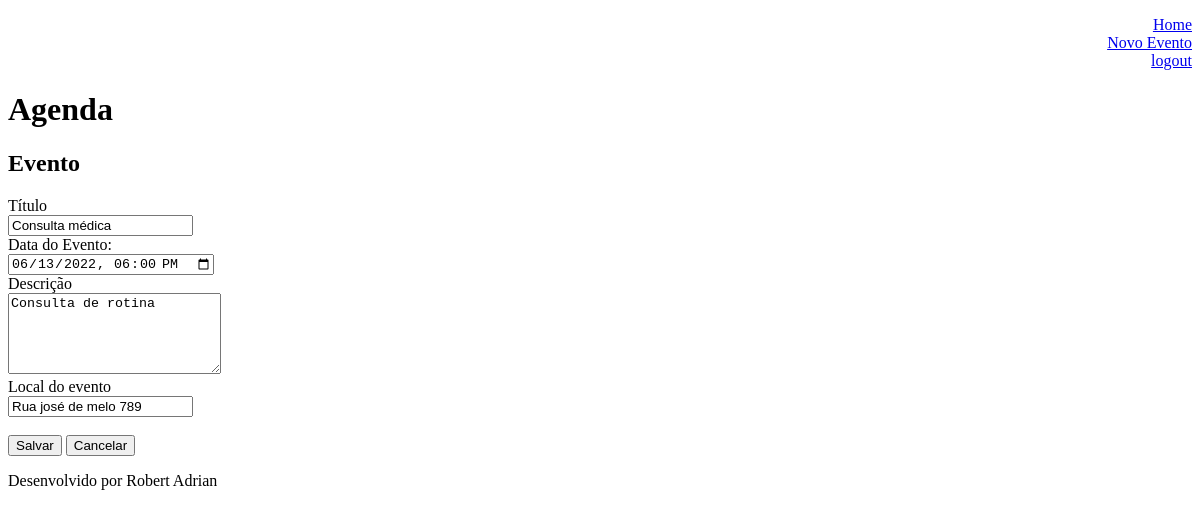
/agenda/evento/?id=2 (signed in), run on an earlier commit of the app's database.
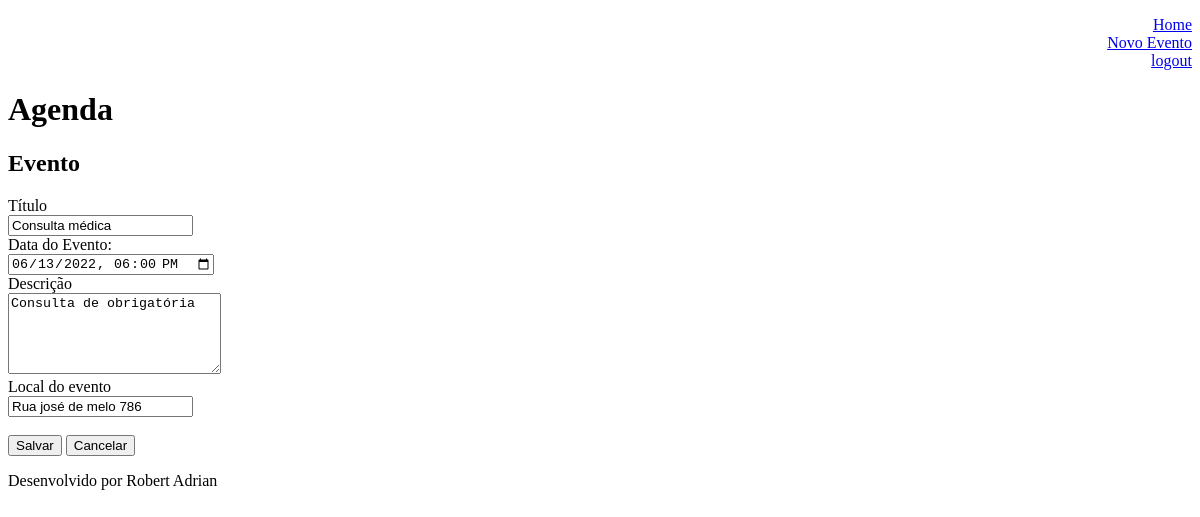
And on a later commit of the database.
### core/models.py (models this page shows, shortened)
class Evento(models.Model):
    titulo = models.CharField(max_length=100)
    descricao = models.TextField(blank=True, null=True)
    data_evento = models.DateTimeField(verbose_name='Data do Evento')
    data_criacao = models.DateTimeField(auto_now=True)
    local_evento = models.CharField(max_length=100, blank=True, null=True)
    usuario = models.ForeignKey(User, on_delete=models.CASCADE)
    class Meta:
        db_table = 'evento'
    def get_data_input_evento(self):
        return self.data_evento.strftime('%Y-%m-%dT%H:%M')

### core/views.py (the view)
# urls.py: path('agenda/evento/', views.evento),
@login_required(login_url='/login/')
def evento(requests):
    id_evento = requests.GET.get('id')
    dados = {}
    if id_evento:
        dados['evento'] = Evento.objects.get(id=id_evento)
    return render(requests, 'evento.html', dados)

### templates/evento.html (shortened to what this page needs)
{% extends "model_page.html" %}
{% block content %}
<h2>Evento</h2>
<form action="submit" method="POST">{% csrf_token %}
    <label>Título</label>
    <br>
    <input type="text" name="titulo" value="{{ evento.titulo }}">
    <br>
    <label>Data do Evento: </label>
    <br>
    <input type="datetime-local" name="data_evento" value="{{ evento.get_data_input_evento }}">
    <br>
    <label>Descrição</label>
    <br>
    <textarea name="descricao" rows="5" cols="24">{{ evento.descricao }}</textarea>
    <br>
    <label>Local do evento</label>
    <br>
    <input type="text" name="local_evento" value="{{ evento.local_evento }}">
    <br><br>
    <button type="submit">Salvar</button>
    <a href="/">
        <button type="submit">Cancelar</button>
    </a>
</form>
{% endblock %}

What changed in the data, as far as the page shows it:
changed Evento "Consulta médica": descricao "Consulta de rotina" → "Consulta de obrigatória"; local_evento "Rua josé de melo 789" → "Rua josé de melo 786"
